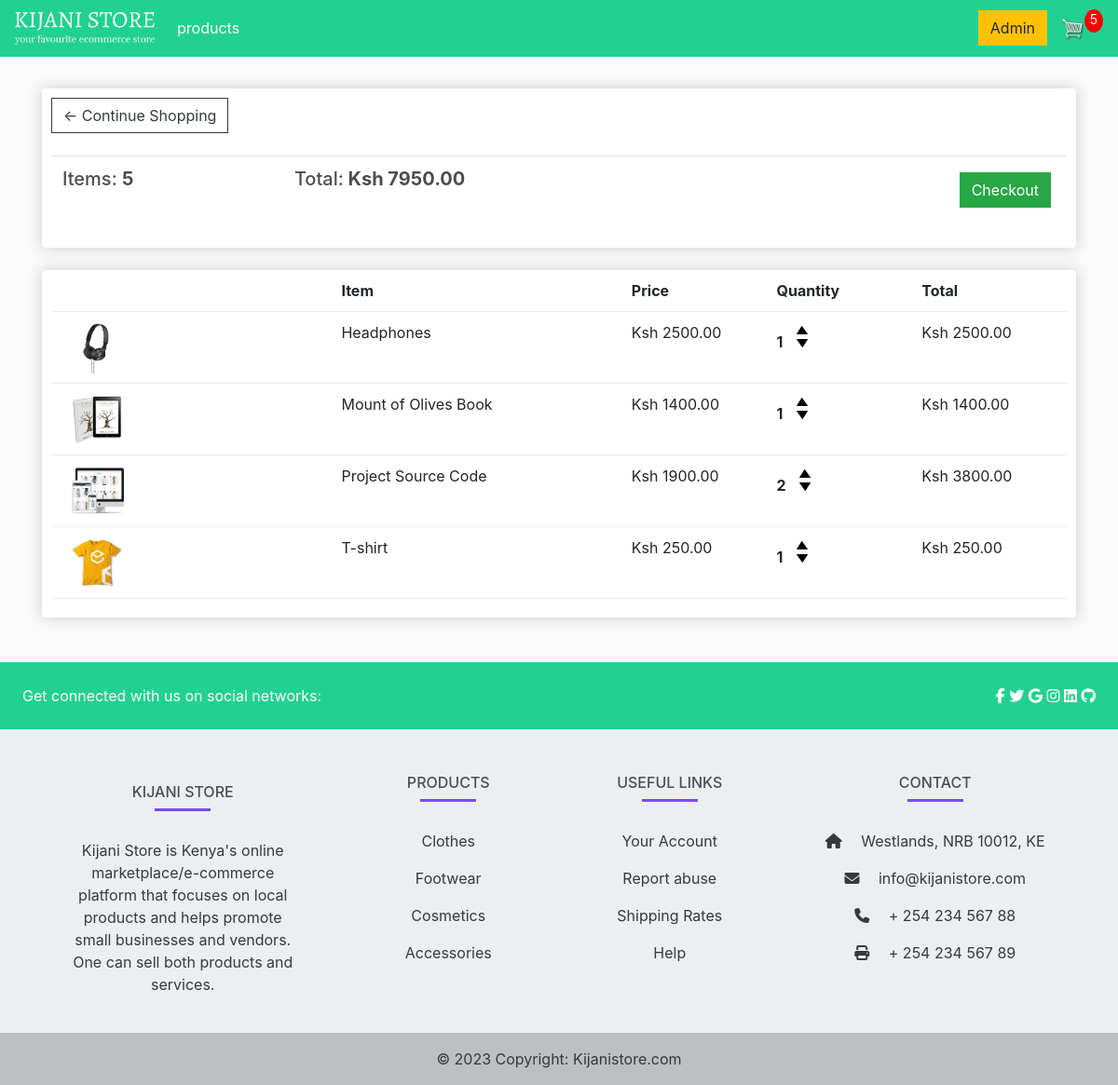
/cart/ (signed in), run on an earlier commit of the app's database.
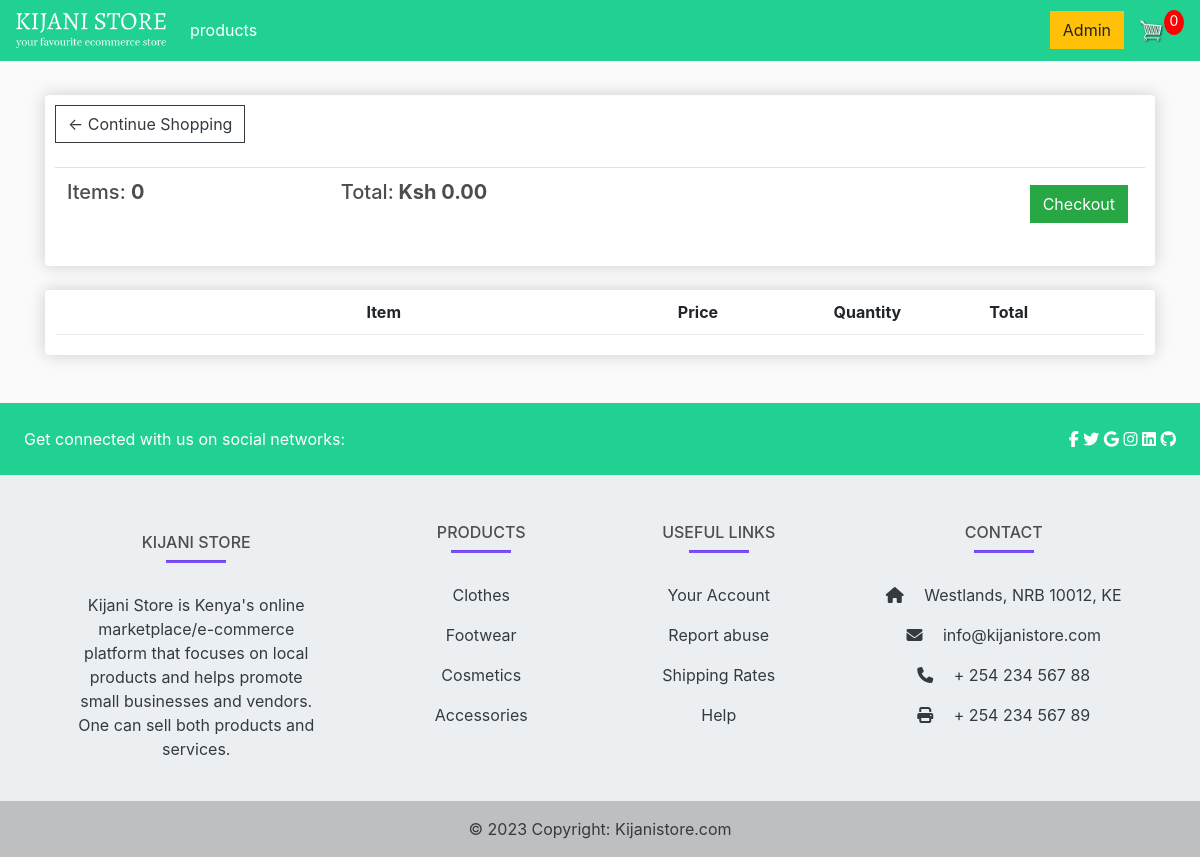
And on a later commit of the database.
### store/models.py (models this page shows, shortened)
class Order(models.Model):
    customer = models.ForeignKey(Customer, on_delete=models.SET_NULL, blank=True, null=True)
    date_ordered = models.DateTimeField(auto_now_add=True)
    complete = models.BooleanField(default=False, null=True, blank=False)
    transaction_id = models.CharField(max_length=200, null=True)
    @property
    def get_cart_total(self):
        orderitems = self.orderitem_set.all()
        total = sum([item.get_total for item in orderitems])
        return total
    @property
    def get_cart_items(self):
        orderitems = self.orderitem_set.all()
        total = sum([item.quantity for item in orderitems])
        return total

class OrderItem(models.Model):
    product = models.ForeignKey(Product, on_delete=models.SET_NULL, blank=True, null=True)
    order = models.ForeignKey(Order, on_delete=models.SET_NULL, blank=True, null=True)
    quantity = models.IntegerField(default=0, null=True, blank=True)
    date_added = models.DateTimeField(auto_now_add=True)
    @property
    def get_total(self):
        total = self.product.price * self.quantity
        return total

class Product(models.Model):
    name = models.CharField(max_length=200, null=True)
    price = models.DecimalField(max_digits=7, decimal_places=2)
    digital = models.BooleanField(default=False, null= True, blank=False)
    image = models.ImageField(null=True, blank=True)
    @property
    def imageURL(self):
        try:
            url = self.image.url
        except:
            url = ''
        return url

### store/views.py (the view)
# urls.py: path('cart/', views.cart, name="cart"),
def cart(request):
	data = cartData(request)
	cartItems = data['cartItems']
	order = data['order']
	items = data['items']
	context = {'items':items, 'order':order, 'cartItems':cartItems}
	return render(request, 'store/cart.html', context)

### store/utils.py (called while the page is built)
def cartData(request):
    if request.user.is_authenticated:
    		customer = request.user.customer
    		order, created = Order.objects.get_or_create(customer=customer, complete=False)
    		items = order.orderitem_set.all()
    		cartItems = order.get_cart_items
    else:
    		cookieData = cookieCart(request)
    		cartItems = cookieData['cartItems']
    		order = cookieData['order']
    		items = cookieData['items']
    return {'cartItems':cartItems ,'order':order, 'items':items}

### store/templates/store/cart.html
{% extends 'store/main.html' %}
{% load static %}
{% block content %}
	<div class="row">
		<div class="col-lg-12">
			<div class="box-element">
				<a  class="btn btn-outline-dark" href="{% url 'store' %}">&#x2190; Continue Shopping</a>
				<br>
				<br>
				<table class="table">
					<tr>
						<th><h5>Items: <strong>{{order.get_cart_items}}</strong></h5></th>
						<th><h5>Total:<strong> Ksh {{order.get_cart_total|floatformat:2}}</strong></h5></th>
						<th>
							<a  style="float:right; margin:5px;" class="btn btn-success" href="{% url 'checkout' %}">Checkout</a>
						</th>
					</tr>
				</table>
			</div>
			<br>
			<div class="box-element">
				<div class="cart-row">
					<div style="flex:2"></div>
					<div style="flex:2"><strong>Item</strong></div>
					<div style="flex:1"><strong>Price</strong></div>
					<div style="flex:1"><strong>Quantity</strong></div>
					<div style="flex:1"><strong>Total</strong></div>
				</div>
				{% for item in items %}
				<div class="cart-row">
					<div style="flex:2"><img class="row-image" src="{{item.product.imageURL}}"></div>
					<div style="flex:2"><p>{{item.product.name}}</p></div>
					<div style="flex:1"><p>Ksh {{item.product.price|floatformat:2}}</p></div>
					<div style="flex:1">
						<p class="quantity">{{item.quantity}}</p>
						<div class="quantity">
							<img data-product= {{item.product.id}} data-action="add" class="chg-quantity update-cart " src="{% static  'images/arrow-up.png' %}">
							<img  data-product= {{item.product.id}} data-action="remove" class="chg-quantity  update-cart " src="{% static  'images/arrow-down.png' %}">
						</div>
					</div>
					<div style="flex:1"><p>Ksh {{item.get_total|floatformat:2}}</p></div>
				</div>
				{% endfor %}
			</div>
		</div>
	</div>
{% endblock content %}

What changed in the data, as far as the page shows it:
removed OrderItem: product.imageURL (picture), product.name "Headphones", product.price "2500.00", quantity "1", get_total "2500.00"
removed OrderItem: product.imageURL (picture), product.name "Mount of Olives Book", product.price "1400.00", quantity "1", get_total "1400.00"
removed OrderItem: product.imageURL (picture), product.name "Project Source Code", product.price "1900.00", quantity "2", get_total "3800.00"
removed OrderItem: product.imageURL (picture), product.name "T-shirt", product.price "250.00", quantity "1", get_total "250.00"
computed for Order: get_cart_items "5" → "0"; get_cart_total "7950.00" → "0.00"
Also different on the page:
{{ cartItems }}: "5" → "0"
